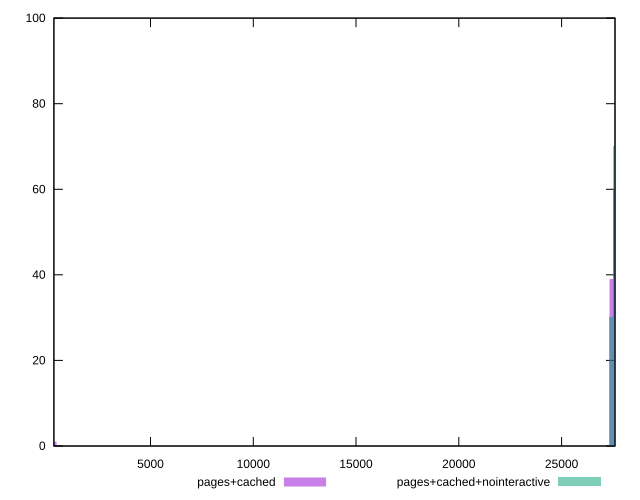

Reproduce this figure in gnuplot.
reset
set terminal svg size 640, 500 enhanced background rgb 'white'
set output "report_00007_2020-12-11T15:55:29.892Z/uses-webp-images/comparison/histogram/2_vs_3.svg"

$pagesCached <<EOF
340.59368239510377 1
27588.088274003407 60
27417.791432805854 39
EOF

$pagesCachedNointeractive <<EOF
27417.791432805854 30
27588.088274003407 70
EOF

set key outside below
set boxwidth 170.29684119755188
set yrange [0:100]
set style fill transparent solid 0.5 noborder

plot \
  $pagesCached title "pages+cached" with boxes, \
  $pagesCachedNointeractive title "pages+cached+nointeractive" with boxes, \


reset
